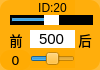
    <widget class="QWidget" name="widget_id20" native="true">
     <property name="geometry">
      <rect>
       <x>460</x>
       <y>320</y>
       <width>100</width>
       <height>70</height>
      </rect>
     </property>
     <property name="styleSheet">
      <string notr="true">background-color: rgb(255, 170, 0, 200);
border-radius:10px;</string>
     </property>
     <widget class="QLabel" name="label_ID20">
      <property name="geometry">
       <rect>
        <x>30</x>
        <y>0</y>
        <width>45</width>
        <height>16</height>
       </rect>
      </property>
      <property name="minimumSize">
       <size>
        <width>0</width>
        <height>10</height>
       </size>
      </property>
      <property name="font">
       <font>
        <family>Arial</family>
        <pointsize>9</pointsize>
       </font>
      </property>
      <property name="styleSheet">
       <string notr="true">background-color: rgb(255, 255, 255， 0);
border-radius:0px;</string>
      </property>
      <property name="text">
       <string>ID:20</string>
      </property>
      <property name="alignment">
       <set>Qt::AlignCenter</set>
      </property>
     </widget>
     <widget class="QSlider" name="horizontalSlider_pulse_id20">
      <property name="geometry">
       <rect>
        <x>10</x>
        <y>15</y>
        <width>83</width>
        <height>10</height>
       </rect>
      </property>
      <property name="autoFillBackground">
       <bool>false</bool>
      </property>
      <property name="styleSheet">
       <string notr="true">QSlider{background-color: rgb(0, 0, 0);
border-radius:0px;}
QSlider::handle {/*设置中间的那个滑动的键*/                           
    background:  rgb(255, 255, 255);
}</string>
      </property>
      <property name="minimum">
       <number>0</number>
      </property>
      <property name="maximum">
       <number>1000</number>
      </property>
      <property name="pageStep">
       <number>1</number>
      </property>
      <property name="value">
       <number>500</number>
      </property>
      <property name="orientation">
       <enum>Qt::Horizontal</enum>
      </property>
     </widget>
     <widget class="QSlider" name="horizontalSlider_dev_id20">
      <property name="geometry">
       <rect>
        <x>30</x>
        <y>50</y>
        <width>45</width>
        <height>18</height>
       </rect>
      </property>
      <property name="styleSheet">
       <string notr="true">background-color: rgba(255, 255, 255， 0);</string>
      </property>
      <property name="minimum">
       <number>-125</number>
      </property>
      <property name="maximum">
       <number>125</number>
      </property>
      <property name="pageStep">
       <number>1</number>
      </property>
      <property name="orientation">
       <enum>Qt::Horizontal</enum>
      </property>
     </widget>
     <widget class="QLabel" name="label_id20">
      <property name="geometry">
       <rect>
        <x>0</x>
        <y>50</y>
        <width>31</width>
        <height>20</height>
       </rect>
      </property>
      <property name="minimumSize">
       <size>
        <width>0</width>
        <height>10</height>
       </size>
      </property>
      <property name="font">
       <font>
        <family>DejaVu Sans</family>
        <pointsize>10</pointsize>
       </font>
      </property>
      <property name="styleSheet">
       <string notr="true">background-color: rgb(255, 255, 255， 0);</string>
      </property>
      <property name="text">
       <string>0</string>
      </property>
      <property name="alignment">
       <set>Qt::AlignCenter</set>
      </property>
     </widget>
     <widget class="QLineEdit" name="lineEdit_id20">
      <property name="geometry">
       <rect>
        <x>30</x>
        <y>30</y>
        <width>45</width>
        <height>18</height>
       </rect>
      </property>
      <property name="sizePolicy">
       <sizepolicy hsizetype="Fixed" vsizetype="Fixed">
        <horstretch>0</horstretch>
        <verstretch>0</verstretch>
       </sizepolicy>
      </property>
      <property name="font">
       <font>
        <family>Arial</family>
        <pointsize>11</pointsize>
       </font>
      </property>
      <property name="autoFillBackground">
       <bool>false</bool>
      </property>
      <property name="styleSheet">
       <string notr="true">background-color: rgb(255, 255, 255);
border-radius:0px;</string>
      </property>
      <property name="text">
       <string>500</string>
      </property>
      <property name="maxLength">
       <number>1000</number>
      </property>
      <property name="alignment">
       <set>Qt::AlignCenter</set>
      </property>
      <property name="dragEnabled">
       <bool>false</bool>
      </property>
      <property name="readOnly">
       <bool>false</bool>
      </property>
     </widget>
     <widget class="QLabel" name="label_back7">
      <property name="geometry">
       <rect>
        <x>75</x>
        <y>30</y>
        <width>20</width>
        <height>20</height>
       </rect>
      </property>
      <property name="font">
       <font>
        <pointsize>10</pointsize>
        <weight>50</weight>
        <italic>false</italic>
        <bold>false</bold>
       </font>
      </property>
      <property name="styleSheet">
       <string notr="true">background-color: rgb(255, 255, 255, 0);</string>
      </property>
      <property name="text">
       <string>后</string>
      </property>
      <property name="alignment">
       <set>Qt::AlignCenter</set>
      </property>
     </widget>
     <widget class="QLabel" name="label_front7">
      <property name="geometry">
       <rect>
        <x>6</x>
        <y>30</y>
        <width>20</width>
        <height>20</height>
       </rect>
      </property>
      <property name="font">
       <font>
        <pointsize>10</pointsize>
        <weight>50</weight>
        <italic>false</italic>
        <bold>false</bold>
       </font>
      </property>
      <property name="styleSheet">
       <string notr="true">background-color: rgb(255, 255, 255, 0);</string>
      </property>
      <property name="text">
       <string>前</string>
      </property>
      <property name="alignment">
       <set>Qt::AlignCenter</set>
      </property>
     </widget>
    </widget>
